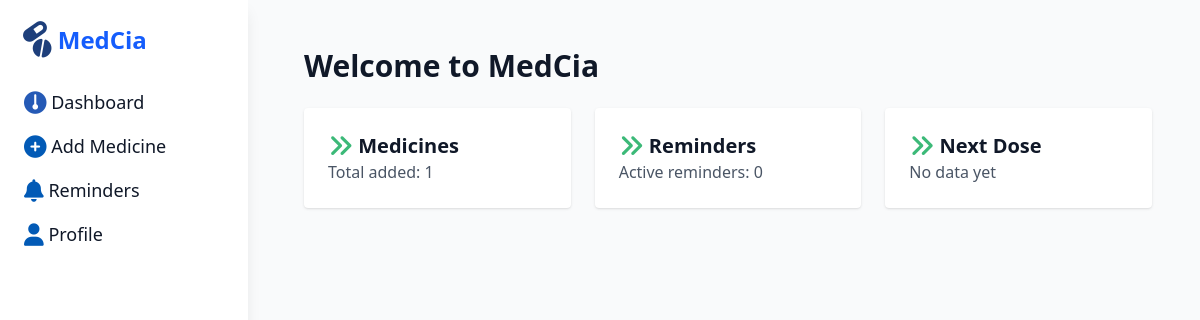
/, run on an earlier commit of the app's database.
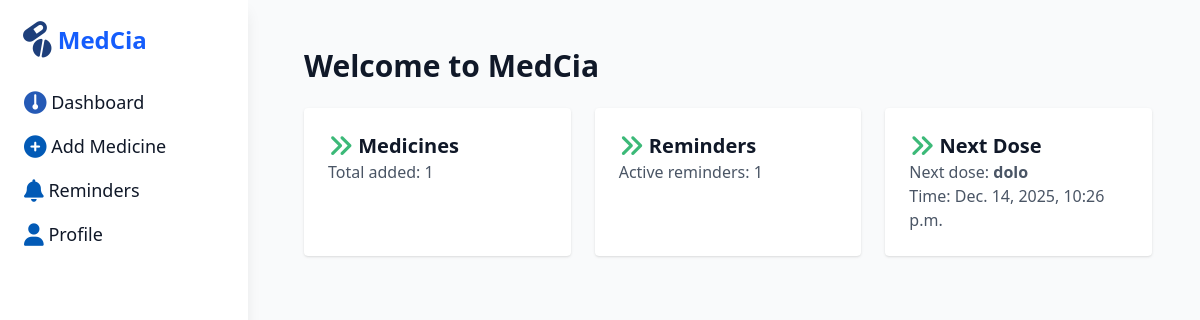
And on a later commit of the database.
### core/models.py (models this page shows, shortened)
class Medicine(models.Model):
    name = models.CharField(max_length=100)
    dosage = models.CharField(max_length=50)  # e.g., "500 mg"
    frequency = models.CharField(max_length=50)
    start_date = models.DateField()
    end_date = models.DateField()

class Reminder(models.Model):
    medicine = models.ForeignKey(Medicine, on_delete=models.CASCADE)
    reminder_time = models.DateTimeField()
    user = models.ForeignKey(User, on_delete=models.CASCADE, null=True, blank=True)
    delivered = models.BooleanField(default=False)

### core/views.py (the view)
# urls.py: path('', views.dashboard, name='dashboard'),
def dashboard(request):
    medicines = Medicine.objects.all()
    reminders = Reminder.objects.filter(delivered=False)
    total_medicines = medicines.count()
    total_reminders = reminders.count()
    next_reminder = reminders.order_by('reminder_time').first()
    return render(request, "dashboard.html", {
        "total_medicines": total_medicines,
        "total_reminders": total_reminders,
        "next_dose_time": next_reminder.reminder_time if next_reminder else None,
        "next_dose_medicine": next_reminder.medicine.name if next_reminder else None,
    })

### templates/dashboard.html
{% extends 'base.html' %}
{% block content %}
<div class="p-6">
    <h1 class="text-3xl font-bold mb-6">Welcome to MedCia</h1>
    <div class="grid grid-cols-1 md:grid-cols-3 gap-6">
        <div class="bg-white p-6 rounded shadow">
            <h2 class="text-xl font-semibold"><i class="fa-solid fa-angles-right fa-lg" style="color: #3cb978;"></i> Medicines</h2>
            <p class="text-gray-600">Total added: {{ total_medicines }}</p>
        </div>
        <div class="bg-white p-6 rounded shadow">
            <h2 class="text-xl font-semibold"><i class="fa-solid fa-angles-right fa-lg" style="color: #3cb978;"></i> Reminders</h2>
            <p class="text-gray-600">Active reminders: {{ total_reminders }}</p>
        </div>
        <div class="bg-white p-6 rounded shadow">
            <h2 class="text-xl font-semibold"><i class="fa-solid fa-angles-right fa-lg" style="color: #3cb978;"></i> Next Dose</h2>
            {% if next_dose_time %}
                <p class="text-gray-600">
                    Next dose: <strong>{{ next_dose_medicine }}</strong><br>
                    Time: {{ next_dose_time }}
                </p>
            {% else %}
                <p class="text-gray-600">No data yet</p>
            {% endif %}
        </div>
    </div>
</div>
{% endblock %}

What changed in the data, as far as the page shows it:
now on this page (row unchanged): Medicine: name "dolo"
added Reminder: reminder_time "Dec. 14, 2025, 10:26 p.m."
Also different on the page:
{{ total_reminders }}: "0" → "1"
text no longer shown: "No data yet"
text now shown: "Next dose: Time:"
